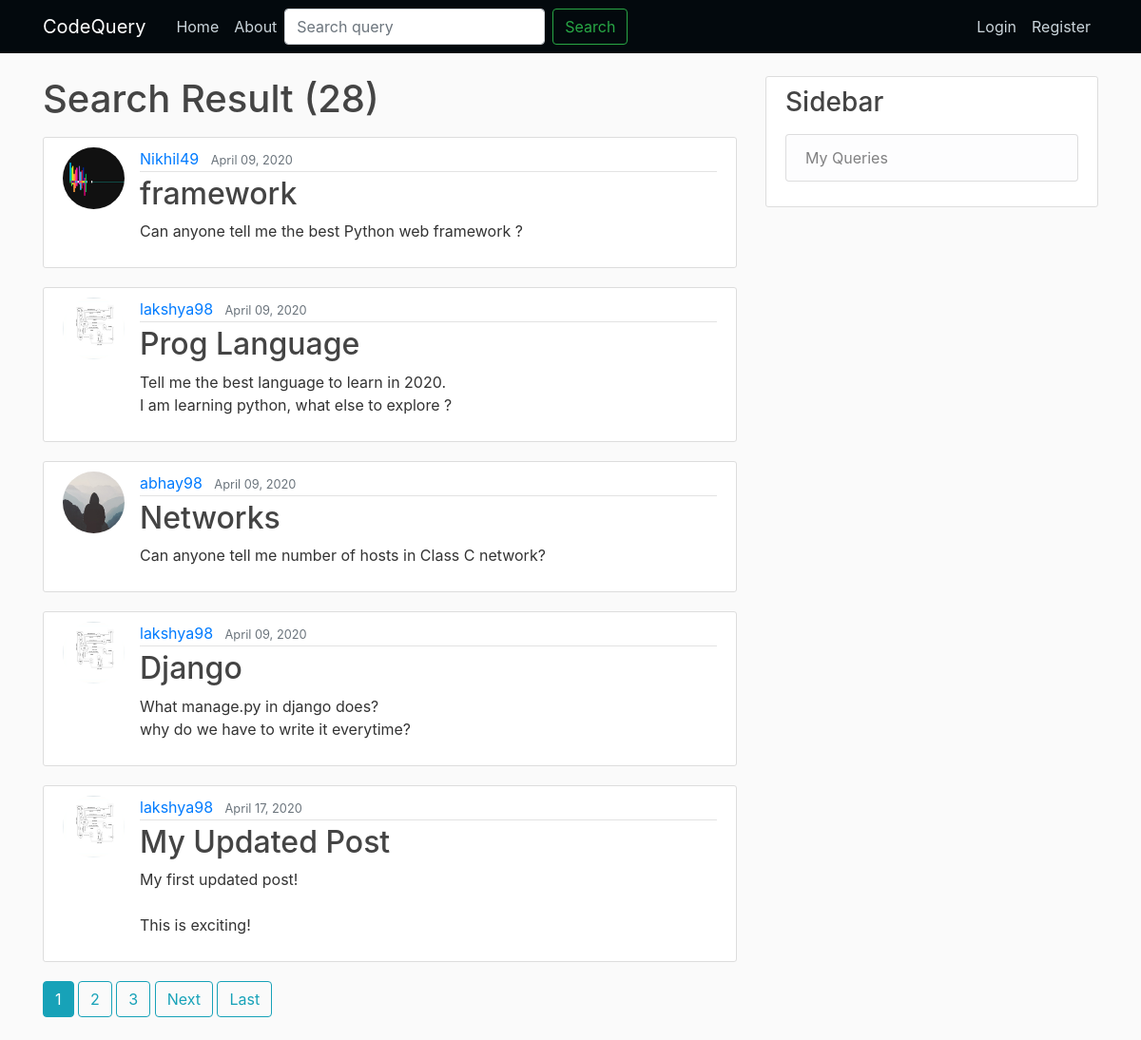
The app's page /search/ with its own data.
### blog/models.py (models this page shows, shortened)
class Post(models.Model):
    title=models.CharField(max_length=100)
    content=models.TextField()
    date_posted=models.DateTimeField(default=timezone.now)#default arg means we can change datetime also whenever user wanted
    image=models.ImageField(blank=True,null=True,upload_to='post_pics')
    author= models.ForeignKey(User, on_delete=models.CASCADE)

### users/models.py (models this page shows, shortened)
class Profile(models.Model):
    user=models.OneToOneField(User,on_delete=models.CASCADE)
    image=models.ImageField(default='default.jpg',upload_to='profile_pics')

### blog/views.py (the view, shortened to what this page needs)
# urls.py: path('search/', SearchListView.as_view(),name='post-search'),
class SearchListView(ListView):
    model=Post
    paginate_by=5
    context_object_name='posts'
    template_name='blog/search_post.html'
    def get_queryset(self):
        result=super(SearchListView,self).get_queryset()
        search=self.request.GET.get('q')
        return result

### blog/templates/blog/search_post.html (shortened to what this page needs)
{% extends "blog/base.html" %}
{% block content %}
  {% if posts %}
    <h1 class="mb-3">Search Result ({{ page_obj.paginator.count }})</h1>
    {% for post in posts %}
        <article class="media content-section">
          <img class="rounded-circle article-img" src="{{ post.author.profile.image.url }}">
          <div class="media-body">
            <div class="article-metadata">
              <a class="mr-2" href="{% url 'user-posts' post.author.username %}">{{ post.author }}</a>
              <small class="text-muted">{{ post.date_posted|date:"F d, Y" }}</small>
            </div>
            <h2><a class="article-title" href="{% url 'post-detail' post.id %}">{{ post.title }}</a></h2>
            <p class="article-content">{{ post.content }}</p>
          </div>
        </article>
    {% endfor %}
    {% else %}
      <h1 class="mb-3">Search not found !</h1>
    {% endif %}
    {% if is_paginated %}
      {% for num in page_obj.paginator.page_range %}
        {% if page_obj.number == num %}
          <a class="btn btn-info mb-4" href="?page={{ num }}">{{ num }}</a>
        {% elif num > page_obj.number|add:'-3' and num < page_obj.number|add:'3' %}
          <a class="btn btn-outline-info mb-4" href="?page={{ num }}">{{ num }}</a>
        {% endif %}
      {% endfor %}
      {% if page_obj.has_next %}
        <a class="btn btn-outline-info mb-4" href="?page={{ page_obj.next_page_number }}">Next</a>
        <a class="btn btn-outline-info mb-4" href="?page={{ page_obj.paginator.num_pages }}">Last</a>
      {% endif %}
    {% endif %}
{% endblock content %}

### blog/static/blog/main.css (style rules this page uses)
body { background: #fafafa; color: #333333; margin-top: 5rem; }
h1, h2, h3, h4, h5, h6 { color: #444444; }
.content-section { background: #ffffff; padding: 10px 20px; border: 1px solid #dddddd; border-radius: 3px; margin-bottom: 20px; }
.article-title { color: #444444; }
.article-content { white-space: pre-line; }
.article-img { height: 65px; width: 65px; margin-right: 16px; }
.article-metadata { padding-bottom: 1px; margin-bottom: 4px; border-bottom: 1px solid #e3e3e3 }

### records on screen
Post: author.profile.image (placeholder picture), author "Nikhil49", date_posted "April 09, 2020", title "framework", content "Can anyone tell me the best Python web framework ?"
Post: author.profile.image (picture), author "lakshya98", date_posted "April 09, 2020", title "Prog Language", content "Tell me the best language to learn in 2020. I am learning python, what else to explore ?"
Post: author.profile.image (placeholder picture), author "abhay98", date_posted "April 09, 2020", title "Networks", content "Can anyone tell me number of hosts in Class C network?"
Post: author.profile.image (picture), author "lakshya98", date_posted "April 09, 2020", title "Django", content "What manage.py in django does? why do we have to write it everytime?"
Post: author.profile.image (picture), author "lakshya98", date_posted "April 17, 2020", title "My Updated Post", content "My first updated post! This is exciting!"

### other values on screen
{{ page_obj.paginator.count }} "28"
{{ num }} "1"
{{ num }} "2" "3"
